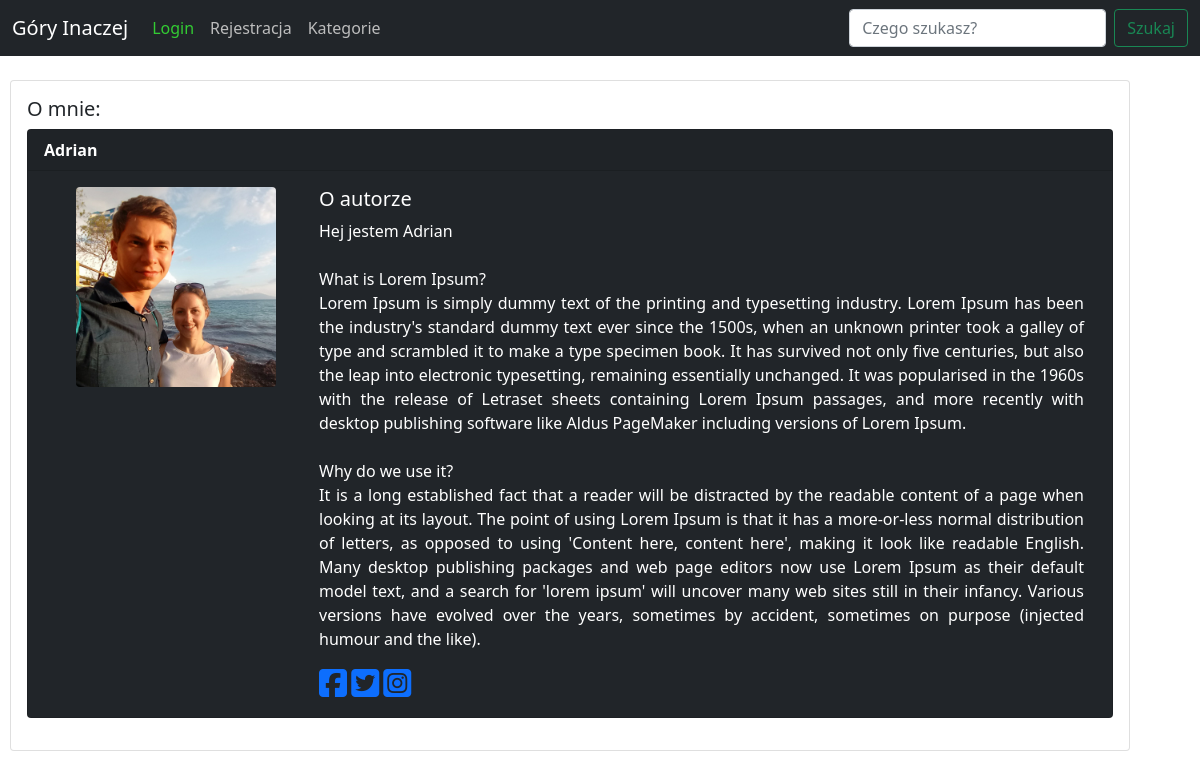
Page /auth/author_info/1/ on the committed database.
### blog/models.py (models this page shows, shortened)
class Profile(models.Model):
    user=models.OneToOneField(User,null=True,blank=True, on_delete=models.CASCADE)
    bio=models.TextField(null=True, blank=True)
    profile_pic=models.ImageField(null=True, blank=True, upload_to="images/profile_pic")
    facebook_url=models.CharField(max_length=200,null=True, blank=True)
    twitter_url=models.CharField(max_length=200,null=True, blank=True)
    instagram_url=models.CharField(max_length=200,null=True, blank=True)

### members/views.py (the view)
# urls.py: path('author_info/<int:pk>/',AuthorInfo.as_view(),name='author_info'),
class AuthorInfo(DetailView):
    model=Profile
    template_name = 'registration/user_info.html'
    def get_context_data(self, *args, **kwargs):
        context=super(AuthorInfo,self).get_context_data(*args,**kwargs)
        user_info=get_object_or_404(Profile,id=self.kwargs['pk'])
        context["user_info"]=user_info
        return context

### Templates/registration/user_info.html (shortened to what this page needs)
{% extends 'main.html' %}
{% load static %}
{% block body %}
<div class="card" style="width: 70rem;" xmlns="http://www.w3.org/1999/html">
    <div class="card-body">
        <h5>O mnie: </h5>
        <div class="card text-white bg-dark mb-3" style="max-width: 68rem;">
            <div class="card-header">
                <strong>{{user_info.user.username|title}}</strong></br>
            </div>
            <div class="card-body">
                 <div class="container">
                    <div class="row">
                        <div class="col">
                            {% if user_info.profile_pic %}
                                <img src="{{user_info.profile_pic.url}}" height="200" width="200" class="rounded" style="display:block;margin:auto" >
                            {% else %}
                                <img src="{% static 'unknown_user.jpg' %}" height="200" width="200" class="rounded" style="display:block;margin:auto" >
                            {% endif %}
                        </div>
                        <div class="col-9">
                            <h5 class="card-title">O autorze</h5>
                            {% if user_info.bio %}
                                <p class="card-text" style="text-align:justify;">{{user_info.bio|linebreaksbr}}</p>
                            {% else %}
                                 <p class="card-text">Autor nie dodal jeszcze informacji o sobie</p>
                            {% endif %}
                            {% if user_info.facebook_url %}
                                <a href="{{user_info.facebook_url}}"><i class="fab fa-facebook-square fa-2x"></i></a>
                            {% endif %}
                            {% if user_info.twitter_url %}
                                <a href="{{user_info.twitter_url}}"><i class="fab fa-twitter-square fa-2x"></i></a>
                            {% endif %}
                            {% if user_info.instagram_url %}
                                <a href="{{user_info.instagram_url}}"><i class="fab fa-instagram-square fa-2x"></i></a>
                            {% endif %}
                        </div>
                    </div>
                </div>
            </div>
        </div>
    </div>
</div>
{% endblock %}

### rows in the picture
Profile: user.username "Adrian", profile_pic (picture), bio "Hej jestem Adrian What is Lorem Ipsum? Lorem Ipsum is simply dummy text of the printing and typesetting industry. Lorem Ipsum has been the industry's standard dummy text ever since the 1500s, when an unknown printer took a galley of type and scrambled it to make a type specimen book. It has survived not only five centuries, but also the leap into electronic typesetting, remaining essentially unchanged. It was popularised in the 1960s with the release of Letraset sheets containing Lorem Ipsum passages, and more recently with desktop publishing software like Aldus PageMaker including versions of Lorem Ipsum. Why do we use it? It is a long established fact that a reader will be distracted by…"
